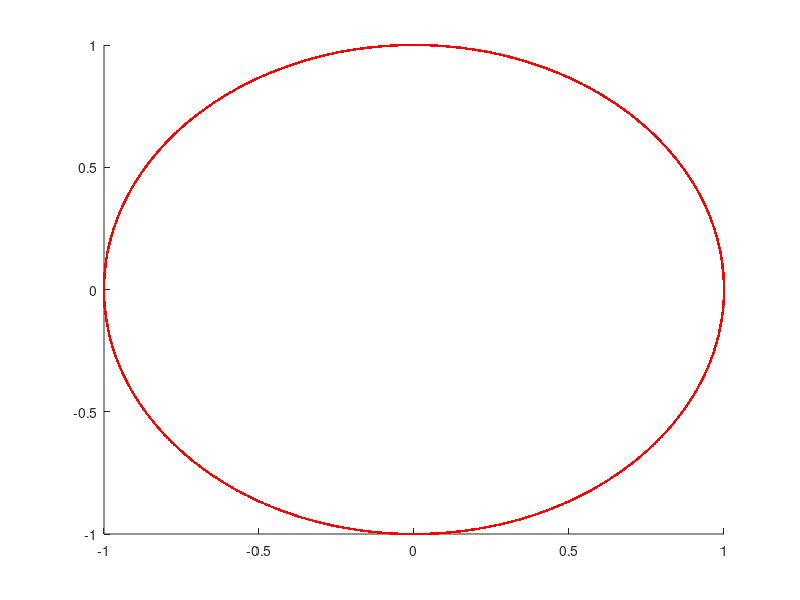

Reproduce this figure in MATLAB.
function rksoustava_1

%demonstrace metody Runge-Kuta ctvrteho radu pro reseni soustavy dvou rovnic druheho radu

%problém dvou těles

T=20; % budeme integrovat 20 sekund
h=0.01; % pouzijeme krok h
%u=[x  dx   y  dy ]
u =[1  0 0 1 ];  % počáteční podmíky
%u =[1  -0.3 0 0.3 ];

axis([-1 1 -1 1]);
f=inline('[w(2),-w(1)*(w(1)^2 + w(3)^2)^(-3/2),w(4), -w(3)*(w(1)^2 + w(3)^2)^(-3/2)]','w'); % definice funkce f, plati ze u'=f(t,u)

pocetKroku=T/h; % celkovy pocet kroku

%prvni krok Eulerova metoda
u_t_nm1 = u;
u(1)=u_t_nm1(1) + h*u_t_nm1(2);
u(2)=u_t_nm1(2) - (h*u_t_nm1(1))/(((u_t_nm1(1))^2+(u_t_nm1(3))^2)^(3/2));
u(3)=u_t_nm1(3) + h*u_t_nm1(4);
u(4)=u_t_nm1(4)- (h*u_t_nm1(3))/(((u_t_nm1(1))^2+(u_t_nm1(3))^2)^(3/2));

%potom leap-frog
for i=1:pocetKroku    
    pause(0.01);
    hold on;
    plot(u(1),u(3),'r.'); % zobrazime aktualni polohu
    hold off;
    
    %ux(tn+1) = ux(tn-1)+-2h*uy(tn);
    u_t_n = u;
    u(1) = u_t_nm1(1) + 2*h*u_t_n(2);
    u(2) = u_t_nm1(2) - (2*h*u_t_n(1))/(((u_t_n(1))^2 + (u_t_n(3))^2)^(3/2));
    u(3) = u_t_nm1(3) + 2*h*u_t_n(4);
    u(4) = u_t_nm1(4) - (2*h*u_t_n(3))/(((u_t_n(1))^2 + (u_t_n(3))^2)^(3/2));
     
    u_t_nm1 = u_t_n;
end 
end
